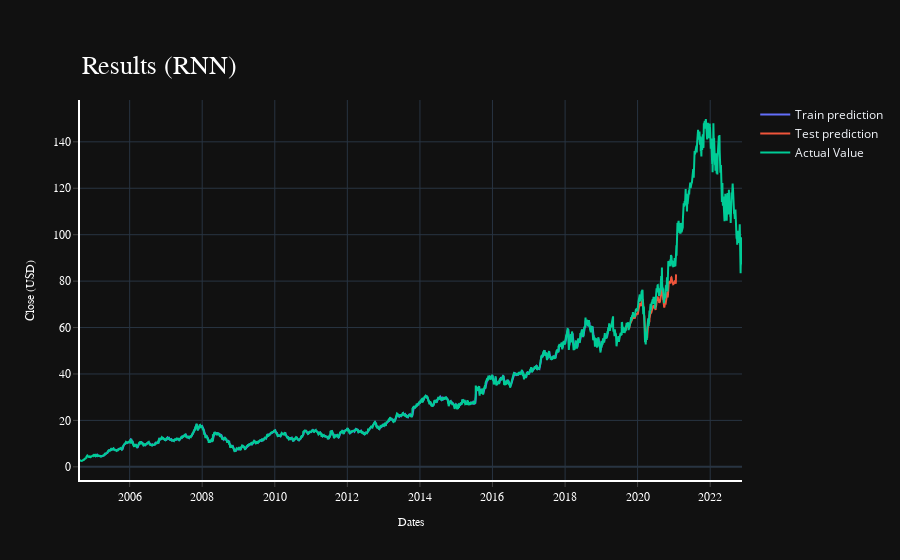

Notebook code cell kept with this figure:
### Code cell
import plotly.express as px
import plotly.graph_objects as go

fig = go.Figure()
fig.add_trace(go.Scatter(go.Scatter(x=result['date'], y=result[0],
                    mode='lines',
                    name='Train prediction')))
fig.add_trace(go.Scatter(x=result['date'], y=result[1],
                    mode='lines',
                    name='Test prediction'))
fig.add_trace(go.Scatter(go.Scatter(x=result['date'], y=result[2],
                    mode='lines',
                    name='Actual Value')))
fig.update_layout(
    xaxis=dict(
        title_text='Dates',
        titlefont=dict(
            family='Rockwell',
            size=12,
            color='white',
        ),
        showline=True,
        showgrid=True,
        showticklabels=True,
        linecolor='white',
        linewidth=2,
        ticks='outside',
        tickfont=dict(
            family='Rockwell',
            size=12,
            color='white',
        ),
    ),
    yaxis=dict(
        title_text='Close (USD)',
        titlefont=dict(
            family='Rockwell',
            size=12,
            color='white',
        ),
        showline=True,
        showgrid=True,
        showticklabels=True,
        linecolor='white',
        linewidth=2,
        ticks='outside',
        tickfont=dict(
            family='Rockwell',
            size=12,
            color='white',
        ),
    ),
    showlegend=True,
    template = 'plotly_dark'

)

annotations = []
annotations.append(dict(xref='paper', yref='paper', x=0.0, y=1.05,
                              xanchor='left', yanchor='bottom',
                              text='Results (RNN)',
                              font=dict(family='Rockwell',
                                        size=26,
                                        color='white'),
                              showarrow=False))
fig.update_layout(annotations=annotations)

fig.show()

### Figure 1 — Plotly figure (JSON) as saved in the notebook; plotly's stock layout.template omitted (floating-point values rounded to 4 significant figures; data arrays with more than 128 entries replaced by an {"elided": "..."} marker saying what was removed)
{"data": [{"mode": "lines", "name": "Train prediction", "type": "scatter", "x": {"elided": "4596 str values"}, "y": {"elided": "4596 float values"}}, {"mode": "lines", "name": "Test prediction", "type": "scatter", "x": {"elided": "4596 str values"}, "y": {"elided": "4596 float values"}}, {"mode": "lines", "name": "Actual Value", "type": "scatter", "x": {"elided": "4596 str values"}, "y": {"elided": "4596 float values"}}], "layout": {"annotations": [{"font": {"color": "white", "family": "Rockwell", "size": 26}, "showarrow": false, "text": "Results (RNN)", "x": 0, "xanchor": "left", "xref": "paper", "y": 1.05, "yanchor": "bottom", "yref": "paper"}], "showlegend": true, "xaxis": {"linecolor": "white", "linewidth": 2, "showgrid": true, "showline": true, "showticklabels": true, "tickfont": {"color": "white", "family": "Rockwell", "size": 12}, "ticks": "outside", "title": {"font": {"color": "white", "family": "Rockwell", "size": 12}, "text": "Dates"}}, "yaxis": {"linecolor": "white", "linewidth": 2, "showgrid": true, "showline": true, "showticklabels": true, "tickfont": {"color": "white", "family": "Rockwell", "size": 12}, "ticks": "outside", "title": {"font": {"color": "white", "family": "Rockwell", "size": 12}, "text": "Close (USD)"}}}}
